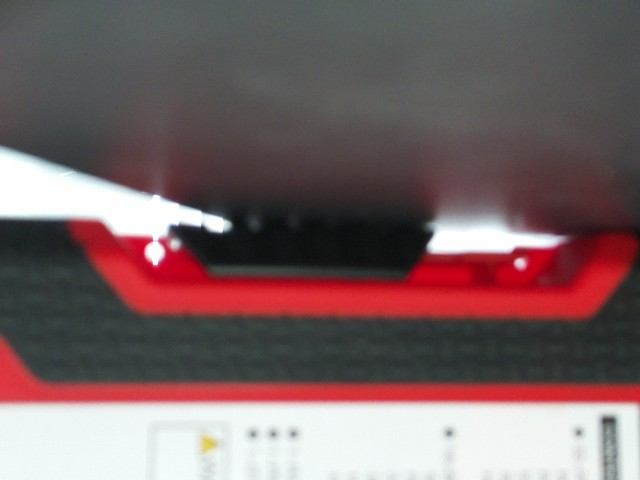
#> input picture test-python.jpg, 640 x 480 px, given in place of the camera
$ python 'CAMColor ROi.py'
#> lines starting #> are read from the running program, lines starting #| are printed output that depends on the picture; after the words box and inside, x2 and y2 are one past the last pixel; in counts of white or black regions, pixels touching at a corner belong together
import cv2
import numpy as np

def encontrar_contorno_con_mayor_cy(imagen, area_minima, x_roi, y_roi, w_roi, h_roi):
    roi = imagen[y_roi:y_roi+h_roi, x_roi:x_roi+w_roi]
    hsv_roi = cv2.cvtColor(roi, cv2.COLOR_BGR2HSV)
    rango_bajo_rojo1 = np.array([0, 158, 222])
    rango_alto_rojo1 = np.array([69, 255, 255])
    mascara_rojo = cv2.inRange(hsv_roi, rango_bajo_rojo1, rango_alto_rojo1)

    contornos, _ = cv2.findContours(mascara_rojo, cv2.RETR_TREE, cv2.CHAIN_APPROX_SIMPLE)
    max_cy = -1
    contorno_seleccionado = None
    datos_contorno = None

    for contorno in contornos:
        area = cv2.contourArea(contorno)
        if area > area_minima:
            momentos = cv2.moments(contorno)
            if momentos["m00"] != 0:
                cx = int(momentos["m10"] / momentos["m00"]) + x_roi
                cy = int(momentos["m01"] / momentos["m00"]) + y_roi
                if cy > max_cy:
                    max_cy = cy
                    contorno_seleccionado = contorno
                    datos_contorno = (cx, cy, area)

    if contorno_seleccionado is not None:
        x, y, w, h = cv2.boundingRect(contorno_seleccionado)
        cv2.rectangle(imagen, (x + x_roi, y + y_roi), (x + w + x_roi, y + h + y_roi), (0, 255, 0), 2)
        cv2.circle(imagen, (cx, cy), 5, (255, 0, 0), -1)

    return imagen, datos_contorno

cap = cv2.VideoCapture(0)

if not cap.isOpened():
    print("No se pudo abrir la cámara")
    exit()

area_minima = 500
x_roi, y_roi, w_roi, h_roi = 100, 100, 400, 300
x1, x2 = 200, 400

while True:
    ret, frame = cap.read()
#> frame is the input picture: shape (480, 640, 3); mean B, G, R 100.9, 99.4, 121.2
    if not ret:
        print("No se pudo recibir el fotograma. Salir...")
        break

    cv2.rectangle(frame, (x_roi, y_roi), (x_roi + w_roi, y_roi + h_roi), (255, 0, 0), 2)
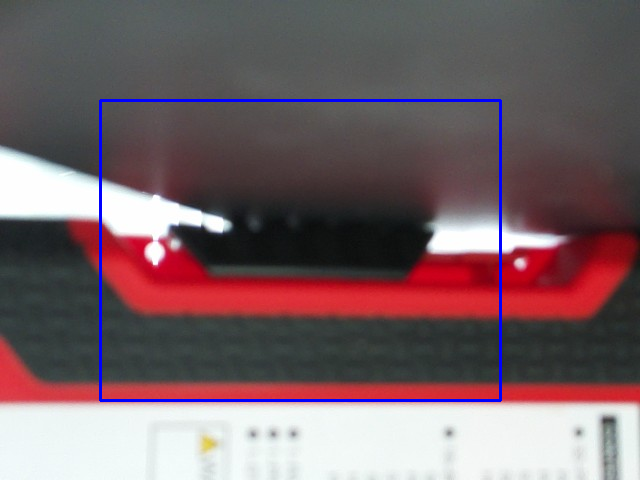
#> frame: shape (480, 640, 3); 1.37% of pixels changed, all inside (x1, y1, x2, y2) = (99, 99, 502, 402)
    frame_procesado, datos_contorno = encontrar_contorno_con_mayor_cy(frame, area_minima, x_roi, y_roi, w_roi, h_roi)
#> in encontrar_contorno_con_mayor_cy, `roi = imagen[y_roi:y_roi+h_roi, x_roi:x_roi+w_roi]`:
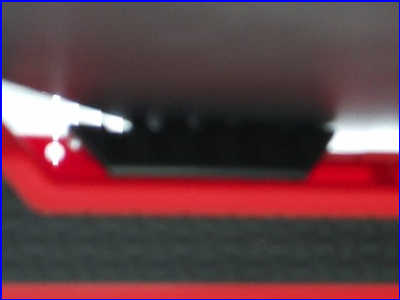
#> roi: shape (300, 400, 3); mean B, G, R 70.7, 63.6, 100.8
#> in encontrar_contorno_con_mayor_cy, `hsv_roi = cv2.cvtColor(roi, cv2.COLOR_BGR2HSV)`: hsv_roi: shape (300, 400, 3); mean H, S, V 105.4, 78.1, 107.6
#> in encontrar_contorno_con_mayor_cy, `mascara_rojo = cv2.inRange(hsv_roi, rango_bajo_rojo1, rango_alto_rojo1)`: mascara_rojo: shape (300, 400); every value is 0
#> in encontrar_contorno_con_mayor_cy, `contornos, _ = cv2.findContours(mascara_rojo, cv2.RETR_TREE, cv2.CHAIN..`: contornos = []
#> after the loop in encontrar_contorno_con_mayor_cy, `for contorno in contornos:`: max_cy = -1

    altura = frame_procesado.shape[0]
#> altura = 480
    cv2.line(frame_procesado, (x1, 0), (x1, altura), (255, 255, 255), 2)
    cv2.line(frame_procesado, (x2, 0), (x2, altura), (255, 255, 255), 2)
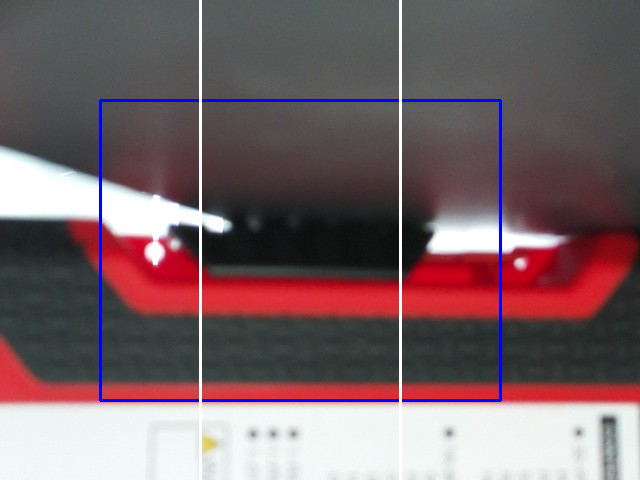
#> frame_procesado: shape (480, 640, 3); mean B, G, R 104.6, 99.8, 120.7
    cv2.imshow('Detector de objetos rojos en tiempo real', frame_procesado)

    pantalla_datos = np.zeros((500, 500, 3), dtype=np.uint8)
    if datos_contorno:
        cx, cy, area = datos_contorno
        texto = f"Centro: ({cx}, {cy}), Area: {area}"
        if cx < x1:
            texto += " | Izquierda"
        elif cx > x2:
            texto += " | Derecha"
        else:
            texto += " | Centro"

        cv2.putText(pantalla_datos, texto, (10, 250), cv2.FONT_HERSHEY_SIMPLEX, 0.7, (255, 255, 255), 2)
    cv2.imshow('Datos del Contorno', pantalla_datos)

    if cv2.waitKey(1) == ord('q'):
#> (key q is pressed here)
        break

cap.release()
cv2.destroyAllWindows()
